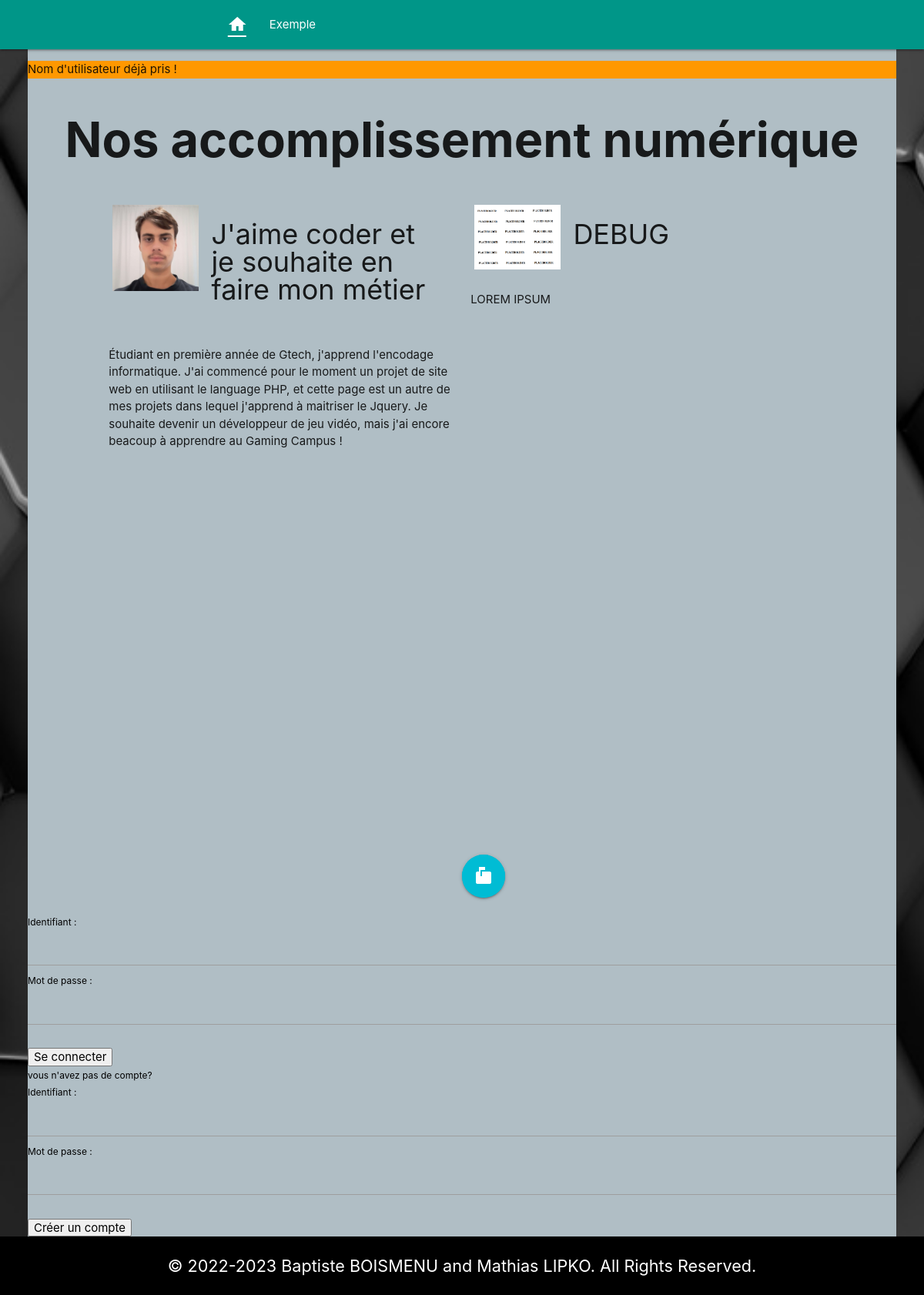
Page /home.php?mb1=2&mb2=4 (signed in) on the committed database.
### tables this page shows
CREATE TABLE `project_page` (
  `id` int(3) NOT NULL,
  `project_title` varchar(50) NOT NULL,
  `project_details` varchar(1000) NOT NULL,
  `details_img` varchar(50) NOT NULL,
  `details_alt` varchar(50) NOT NULL,
  `project_subject` varchar(1000) NOT NULL,
  `subject_img` varchar(50) NOT NULL,
  `subject_alt` varchar(50) NOT NULL,
  `project_teachings` varchar(1000) NOT NULL,
  `teachings_img` varchar(50) NOT NULL,
  `teachings_alt` varchar(50) NOT NULL
);

CREATE TABLE `duo_member` (
  `id` int(1) NOT NULL,
  `pic` varchar(50) NOT NULL,
  `alt` varchar(50) NOT NULL,
  `quote` varchar(100) NOT NULL,
  `description` varchar(350) NOT NULL
);

### php/contents/duo_member.php (the view)
<?php require_once "php/config.php" ?>
<?php
$sql = "SELECT * FROM duo_member WHERE id = :member_id";
$dataBinded = array(
    ':member_id' => $_GET['mb1'],
);
$pre = $pdo -> prepare($sql);
$pre -> execute($dataBinded);
$selectedMember = $pre->fetchAll(PDO::FETCH_ASSOC);
foreach($selectedMember as $data){
  $pic = $data['pic'];
  $alt = $data['alt'];
  $quote = $data['quote'];
  $description = $data['description'];
};
?>
<div class="col m5 s6">
  <div class="duo_member">
    <img src="<?php echo $pic ?>" alt="<?php echo $alt ?>">
    <h2 class="col s9 valign-wrapper"><?php echo $quote ?></h2>
  </div>
  <p><?php echo $description ?></p>
</div>
<?php
$sql = "SELECT * FROM duo_member WHERE id = :member_id";
$dataBinded = array(
    ':member_id' => $_GET['mb2'],
);
$pre = $pdo -> prepare($sql);
$pre -> execute($dataBinded);
$selectedMember = $pre->fetchAll(PDO::FETCH_ASSOC);
foreach($selectedMember as $data){
  $pic = $data['pic'];
  $alt = $data['alt'];
  $quote = $data['quote'];
  $description = $data['description'];
};
?>
<div class="col m5 s6">
  <div class="duo_member">
    <img src="<?php echo $pic ?>" alt="<?php echo $alt ?>">
    <h2 class="col s9 valign-wrapper"><?php echo $quote ?></h2>
  </div>
  <p><?php echo $description ?></p>
</div>

### php/contents/responsive_navbar.php (shortened to what this page needs)
<?php require_once "php/config.php" ?>
<nav class="nav-wrapper teal">
  <div class="container">
    <ul class="left hide-on-med-and-down">
      <li><a href="index.php#home"><i id="current" class="material-icons">home</i></a></li>
      <?php
      $sql = "SELECT * FROM project_page";
      $pre = $pdo -> prepare($sql);
      $pre -> execute();
      $listProject = $pre->fetchAll(PDO::FETCH_ASSOC);
          foreach($listProject as $project)
          {
              echo "<li><a href=\"projet.php?id=".$project['id']."\">".$project['project_title']."</a></li>";
          };
      ?>
    </ul>
  </div>
</nav>

### css/style.css (style rules this page uses)
html { scroll-behavior: smooth; }
body { background-image: url(../asset/hexagon-background.jpg); background-repeat: no-repeat; background-size: cover; display: flex; min-height: 100vh; flex-direction: column; }
nav { position: sticky; top: 0; z-index: 10; }
nav ul { margin-left: 12%; }
nav ul i { height: 64px !important; line-height: 64px !important; }
#current { font-weight: bold; text-decoration: underline; }
#duo div.duo_member { display: flex; flex-direction: row; }
#duo img { width: 25% !important; height: 50%; margin: 5px; }
#duo h2 { line-height: 100%; margin: 1.7rem 0 2.7rem 0; font-size: 3vw }

### rows in the picture
project_page: project_title "Exemple"
duo_member: pic (picture), quote "J'aime coder et je souhaite en faire mon métier", description "Étudiant en première année de Gtech, j'apprend l'encodage informatique. J'ai commencé pour le moment un projet de site web en utilisant le language PHP, et cette page est un autre de mes projets dans lequel j'apprend à maitriser le Jquery. Je souhaite devenir un développeur de jeu vidéo, mais j'ai encore beacoup à apprendre au Gaming Campus !"
duo_member: pic (placeholder picture), quote "DEBUG", description "LOREM IPSUM"

### other values in the picture
$_SESSION['prompt'] "Nom d'utilisateur déjà pris !"
